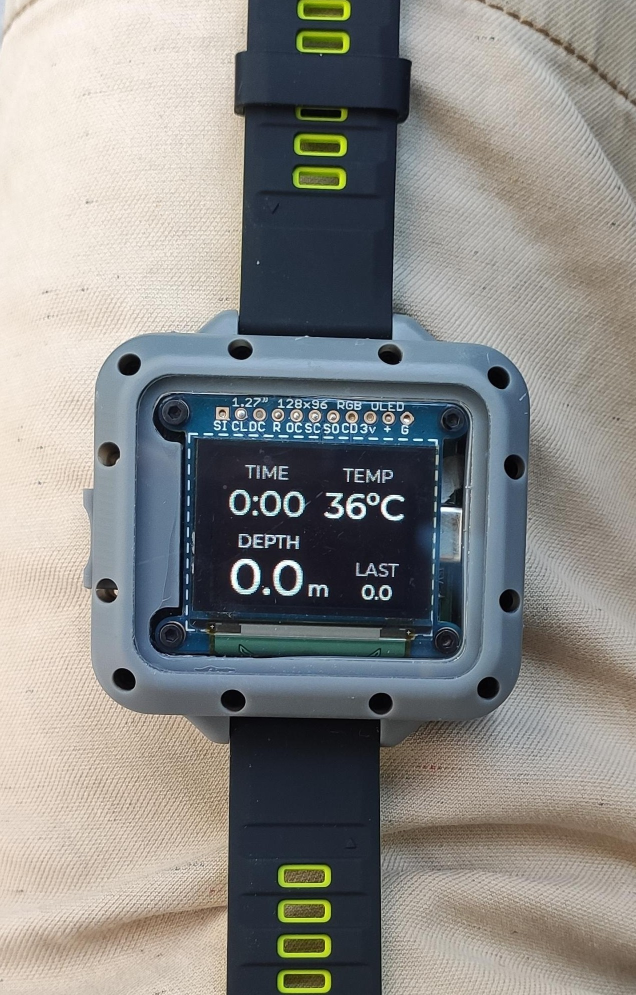
#> input picture picture_finished.jpg, 1271 x 1990 px, given in place of scuba-01-ready.bmp, which was not available (shown at 1/2 size)
$ python check_scuba_render.py ../../../..
#> lines starting #> are read from the running program, lines starting #| are printed output that depends on the picture
"""Rendered acceptance checks for the round scuba dashboard and input screens."""
from pathlib import Path
import sys
from PIL import Image
root=Path(sys.argv[1])
def pixels(name):
#> called with name = 'scuba-01-ready'
    image=Image.open(root/(name+'.bmp')).convert('RGB')
#> image is the input picture: PIL image 1271x1990 RGB; mean R, G, B 138.8, 138.2, 135.1
    return image.resize((620,420)).crop((22,32,342,332))
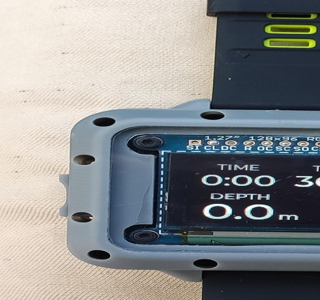
#> returned value: PIL image 320x300 RGB; mean R, G, B 137.1, 139.4, 139.9
def count(image,test,box=(0,0,320,300)):
    cropped=image.crop(box)
    return sum(test(*cropped.getpixel((x,y))) for y in range(cropped.height) for x in range(cropped.width))
white=lambda r,g,b:min(r,g,b)>190
teal=lambda r,g,b:r<80 and g>100 and b>100
green=lambda r,g,b:g>120 and g>r*1.5 and g>b*1.25
red=lambda r,g,b:r>150 and r>g*1.5 and r>b*1.5
yellow=lambda r,g,b:r>150 and g>140 and b<110
orange=lambda r,g,b:r>150 and 70<g<200 and b<100
for name in ['scuba-01-ready','scuba-02-settings','scuba-03-depth-alarm','scuba-04-main','scuba-05-options-gate','scuba-06-ring-options','scuba-07-brightness','scuba-08-surface','scuba-09-leave-quarter','scuba-10-safety-stop','scuba-11-stop-complete','scuba-12-surface-exit','scuba-13-deco','scuba-14-ceiling-alert','scuba-15-alert-acknowledged','scuba-16-low-battery','scuba-17-summary']:
    assert count(pixels(name),white)>80,f'{name}: missing screen text'
#> pass 2 of the loop `for name in ['scuba-01-ready','scuba-02-settings','scuba-03-depth-alar..`:
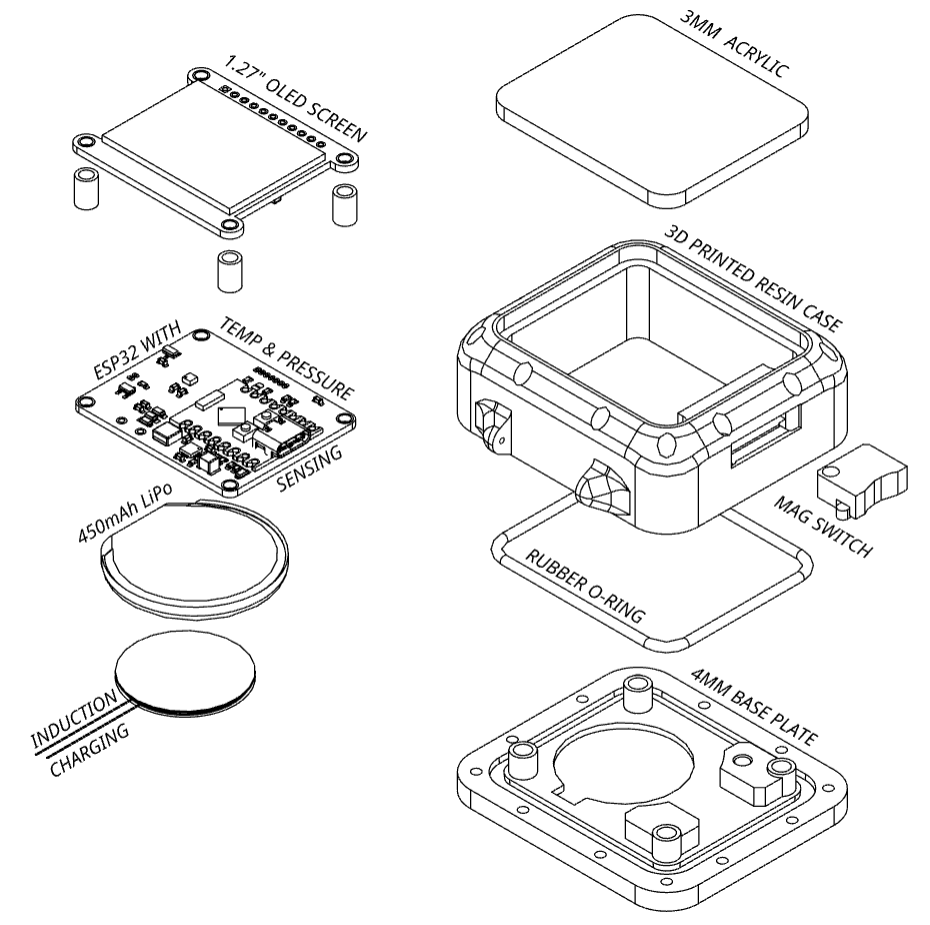
#> input picture Exploded_view.png, 930 x 925 px, given in place of scuba-02-settings.bmp, which was not available
#> image: PIL image 930x925 RGB
#> in pixels (call 2), `return image.resize((620,420)).crop((22,32,342,332))`:
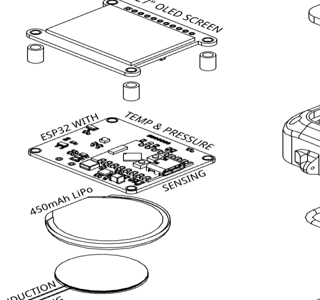
#> returned value: PIL image 320x300 RGB; min 0, max 255, mean 239.7
#> (the run stopped early here; a loop or call above may not have finished)
